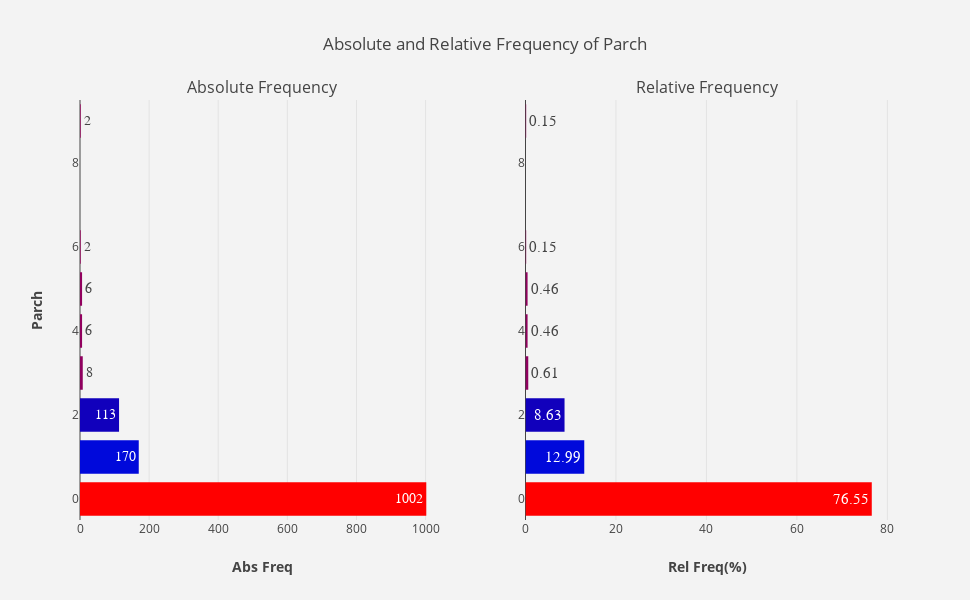

The code cell stored with this chart in its notebook:
### Markdown cell above
**Findings:** Once again, SibSp is not balanced as levels of SibSp(7) are not equally represented in its distribution. 891 passengers were without siblings or spouses. Put another way, over 68% passengers had no siblings or spouses aboard, followed by over 24% passengers had 1 siblings or spouse.

### 4.1.9 Parch  <a id="4.1.9"></a>

### Code cell
"""Absolute and relative frequency of Parch."""
plotFrequency(merged.Parch)

### Figure 1 — Plotly figure (JSON) as saved in the notebook; plotly's stock layout.template omitted (floating-point values rounded to 4 significant figures)
{"data": [{"hoverinfo": "x+y", "marker": {"color": [1002, 170, 113, 8, 6, 6, 2, 2], "colorscale": "Rainbow"}, "name": "Abs Freq", "orientation": "h", "text": [1002.0, 170.0, 113.0, 8.0, 6.0, 6.0, 2.0, 2.0], "textfont": {"family": "sans serif", "size": 14}, "textposition": "auto", "type": "bar", "uid": "68584a5b-dc9f-44c4-a74b-75c575348f7e", "x": [1002, 170, 113, 8, 6, 6, 2, 2], "xaxis": "x", "y": [0, 1, 2, 3, 5, 4, 9, 6], "yaxis": "y"}, {"hoverinfo": "x+y", "marker": {"color": [76.55, 12.99, 8.63, 0.61, 0.46, 0.46, 0.15, 0.15], "colorscale": "Rainbow"}, "name": "Rel Freq(%)", "orientation": "h", "text": [76.55, 12.99, 8.63, 0.61, 0.46, 0.46, 0.15, 0.15], "textfont": {"family": "sans serif", "size": 15}, "textposition": "auto", "type": "bar", "uid": "a1c2c595-3979-4f13-97fe-37b602abaac7", "x": [76.55, 12.99, 8.63, 0.61, 0.46, 0.46, 0.15, 0.15], "xaxis": "x2", "y": [0, 1, 2, 3, 5, 4, 9, 6], "yaxis": "y2"}], "layout": {"annotations": [{"font": {"size": 16}, "showarrow": false, "text": "Absolute Frequency", "x": 0.225, "xanchor": "center", "xref": "paper", "y": 1.0, "yanchor": "bottom", "yref": "paper"}, {"font": {"size": 16}, "showarrow": false, "text": "Relative Frequency", "x": 0.775, "xanchor": "center", "xref": "paper", "y": 1.0, "yanchor": "bottom", "yref": "paper"}], "height": 600, "hovermode": "closest", "paper_bgcolor": "rgb(243, 243, 243)", "plot_bgcolor": "rgb(243, 243, 243)", "showlegend": false, "title": {"text": "Absolute and Relative Frequency of Parch"}, "width": 970, "xaxis": {"anchor": "y", "domain": [0.0, 0.45], "title": {"text": "<b>Abs Freq</b>"}}, "xaxis2": {"anchor": "y2", "domain": [0.55, 1.0], "title": {"text": "<b>Rel Freq(%)</b>"}}, "yaxis": {"anchor": "x", "domain": [0.0, 1.0], "title": {"text": "<b>Parch</b>"}}, "yaxis2": {"anchor": "x2", "domain": [0.0, 1.0]}}}
